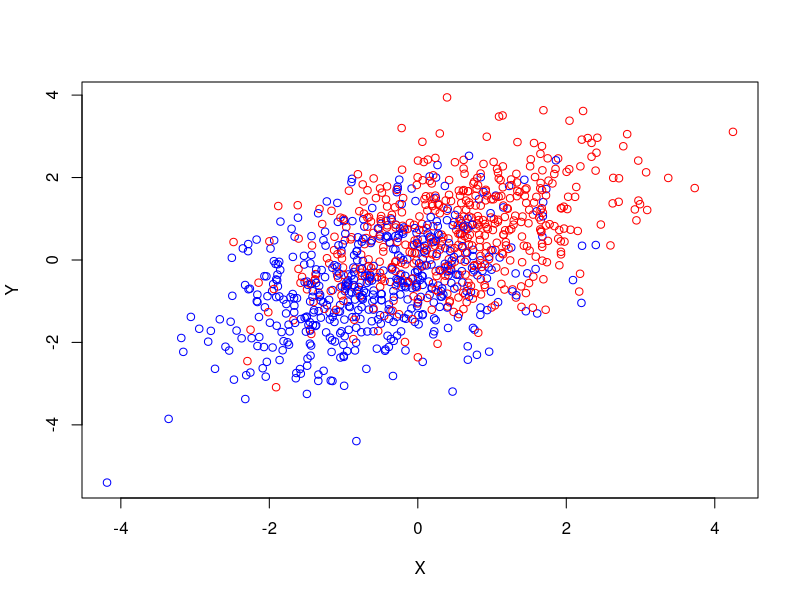
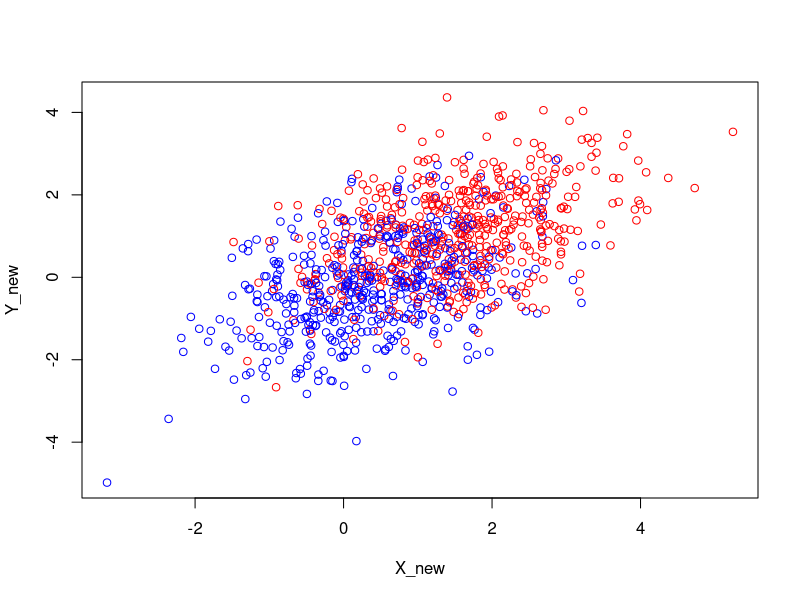

R code for these plots, in order:
## ---- chunk 1
knitr::opts_chunk$set(echo = TRUE)
## ---- chunk 2
N <- 1000
UX <- rnorm(N, 0, 1)
UZ <- rnorm(N, 0, 1)
UY <- rnorm(N, 0, 1)

Z <- UZ
X <- 0.7 * Z + UX
Y <- 0.42 * X + 0.5 * Z + UY
mean(Y)
plot(X, Y, col = ifelse(Z > 0, "red", "blue"))
## ---- chunk 3
# Ändere X um eine Einheit
X_new <- X + 1
Y_new <- 0.42 * X_new + 0.5 * Z + UY
mean(Y_new - Y)
plot(X_new, Y_new, col = ifelse(Z > 0, "red", "blue"))
## ---- chunk 4
# Setze X auf 0 und berechne Y
X_zero <- 0
Y_zero <- 0.42 * X_zero + 0.5 * Z + UY
# Setze X auf 1 und berechne Y
X_one <- 1
Y_one <- 0.42 * X_one + 0.5 * Z + UY
mean(Y_one - Y_zero)
# Note that  this does not depend on the value of x.
# This is a property of the linear "wonder land"
